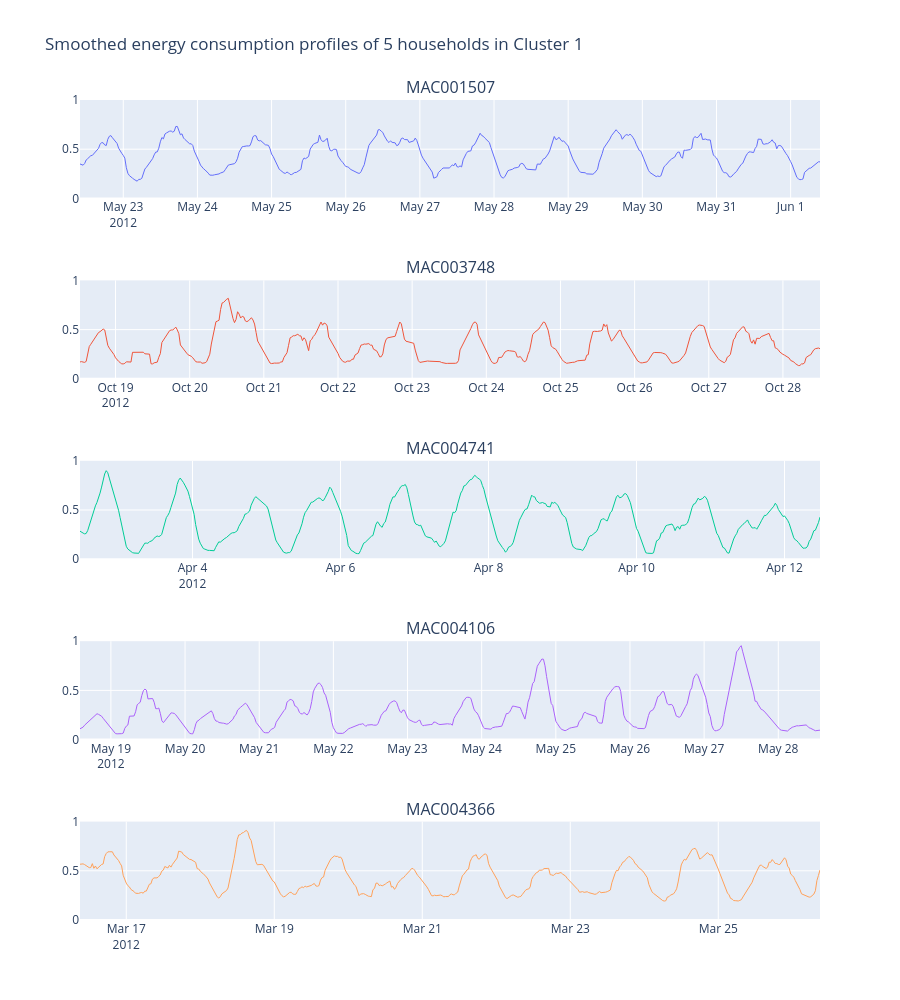

The notebook cell this image was saved under:
### Code cell
cluster = 1
num_households = 5

households_same_cluster = energy_stats[energy_stats['kmedoid_clusters'] == cluster]['LCLid']
households_same_cluster = np.random.choice(households_same_cluster, num_households).tolist()

fig = make_subplots(rows=5, cols=1, subplot_titles=[f'{household}' for household in households_same_cluster])

for household in households_same_cluster:
    index = households_same_cluster.index(household)
    row = index + 1
    col = 1
    df_household = smoothed_energy_df[smoothed_energy_df['LCLid'] == household][:480]
    fig.add_trace(go.Scatter(x=df_household['tstp'], y=df_household['energy(kWh/hh)_smoothed'], mode='lines', name=household, line_width = 1), row=row, col=col)

fig.update_layout(height=1000, width=900, title_text=f"Smoothed energy consumption profiles of 5 households in Cluster {cluster}")
fig.update_layout(showlegend=False)
fig.update_yaxes(range=[0, 1])
fig.show()

### Figure 1 — Plotly figure (JSON) as saved in the notebook; plotly's stock layout.template omitted (floating-point values rounded to 4 significant figures; data arrays with more than 128 entries replaced by an {"elided": "..."} marker saying what was removed)
{"data": [{"line": {"width": 1}, "mode": "lines", "name": "MAC001507", "type": "scatter", "x": {"elided": "480 str values"}, "xaxis": "x", "y": {"elided": "480 float values"}, "yaxis": "y"}, {"line": {"width": 1}, "mode": "lines", "name": "MAC003748", "type": "scatter", "x": {"elided": "480 str values"}, "xaxis": "x2", "y": {"elided": "480 float values"}, "yaxis": "y2"}, {"line": {"width": 1}, "mode": "lines", "name": "MAC004741", "type": "scatter", "x": {"elided": "480 str values"}, "xaxis": "x3", "y": {"elided": "480 float values"}, "yaxis": "y3"}, {"line": {"width": 1}, "mode": "lines", "name": "MAC004106", "type": "scatter", "x": {"elided": "480 str values"}, "xaxis": "x4", "y": {"elided": "480 float values"}, "yaxis": "y4"}, {"line": {"width": 1}, "mode": "lines", "name": "MAC004366", "type": "scatter", "x": {"elided": "480 str values"}, "xaxis": "x5", "y": {"elided": "480 float values"}, "yaxis": "y5"}], "layout": {"annotations": [{"font": {"size": 16}, "showarrow": false, "text": "MAC001507", "x": 0.5, "xanchor": "center", "xref": "paper", "y": 1, "yanchor": "bottom", "yref": "paper"}, {"font": {"size": 16}, "showarrow": false, "text": "MAC003748", "x": 0.5, "xanchor": "center", "xref": "paper", "y": 0.78, "yanchor": "bottom", "yref": "paper"}, {"font": {"size": 16}, "showarrow": false, "text": "MAC004741", "x": 0.5, "xanchor": "center", "xref": "paper", "y": 0.56, "yanchor": "bottom", "yref": "paper"}, {"font": {"size": 16}, "showarrow": false, "text": "MAC004106", "x": 0.5, "xanchor": "center", "xref": "paper", "y": 0.34, "yanchor": "bottom", "yref": "paper"}, {"font": {"size": 16}, "showarrow": false, "text": "MAC004366", "x": 0.5, "xanchor": "center", "xref": "paper", "y": 0.12, "yanchor": "bottom", "yref": "paper"}], "height": 1000, "showlegend": false, "title": {"text": "Smoothed energy consumption profiles of 5 households in Cluster 1"}, "width": 900, "xaxis": {"anchor": "y", "domain": [0, 1]}, "xaxis2": {"anchor": "y2", "domain": [0, 1]}, "xaxis3": {"anchor": "y3", "domain": [0, 1]}, "xaxis4": {"anchor": "y4", "domain": [0, 1]}, "xaxis5": {"anchor": "y5", "domain": [0, 1]}, "yaxis": {"anchor": "x", "domain": [0.88, 1], "range": [0, 1]}, "yaxis2": {"anchor": "x2", "domain": [0.66, 0.78], "range": [0, 1]}, "yaxis3": {"anchor": "x3", "domain": [0.44, 0.56], "range": [0, 1]}, "yaxis4": {"anchor": "x4", "domain": [0.22, 0.34], "range": [0, 1]}, "yaxis5": {"anchor": "x5", "domain": [0, 0.12], "range": [0, 1]}}}
